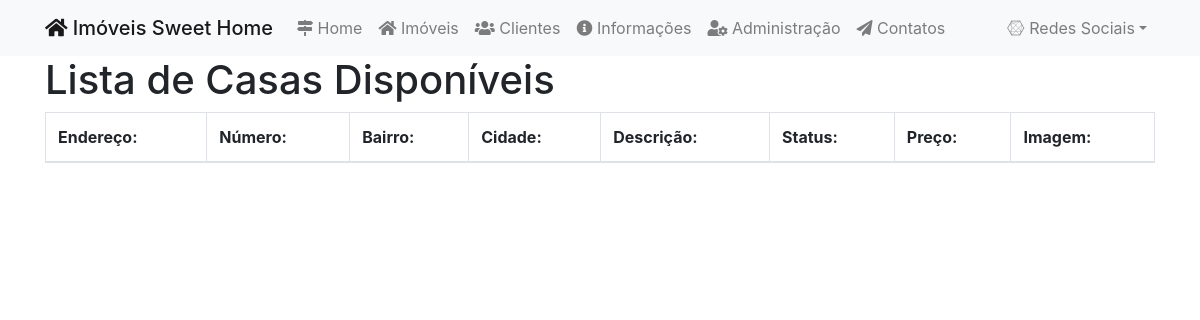
/imoveis.php, run on an earlier commit of the app's database.
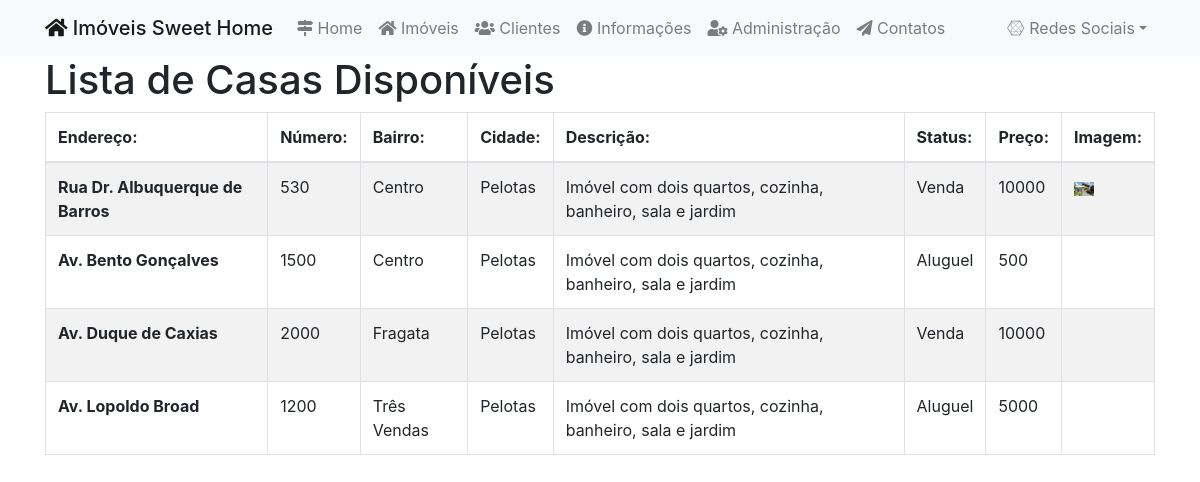
And on a later commit of the database.
### tables this page shows
CREATE TABLE `imoveis` (
  `id` int(11) NOT NULL,
  `endereco` varchar(200) NOT NULL,
  `numero` varchar(20) NOT NULL,
  `bairro` varchar(100) NOT NULL,
  `cidade` varchar(100) NOT NULL,
  `descricao` text NOT NULL,
  `status` varchar(50) NOT NULL,
  `preco` float NOT NULL,
  `imagem` varchar(200) NOT NULL
);

### imoveis.php (the view, shortened to what this page needs)
<?php
include 'includes/conexao.php';
?>
<!DOCTYPE html>
<html lang="pt-br">
<head>
    <link rel="stylesheet" href="css/bootstrap.min.css">
    <link rel="stylesheet" href="https://use.fontawesome.com/releases/v5.3.1/css/all.css">
</head>
<body>
    <nav class="navbar navbar-expand-lg navbar-light bg-light">
        <div class="container">
            <a href="index.php" class="navbar-brand h1 mb-0"><i class="fas fa-home"></i> Imóveis Sweet Home</a>
            <div class="collapse navbar-collapse" id="navbarSite">
                <ul class="navbar-nav mr-auto">
                    <li class="nav-item">
                        <a class="nav-link" href="index.php"><i class="fas fa-map-signs"></i> Home</a>
                    </li>
                    <li class="nav-item">
                        <a class="nav-link" href="imoveis.php"><i class="fas fa-home"></i> Imóveis</a>
                    </li>
                    <li class="nav-item">
                        <a class="nav-link" href="clientes.php"><i class="fas fa-users"></i> Clientes</a>
                    </li>
                    <li class="nav-item">
                        <a class="nav-link" href="#"><i class="fas fa-info-circle"></i> Informações</a>
                    </li>
                    <li class="nav-item">
                        <a class="nav-link" href="login/index.php"><i class="fas fa-user-cog"></i> Administração</a>
                    </li>
                    <li class="nav-item">
                        <a class="nav-link" href="contatos.php"><i class="fas fa-paper-plane"></i> Contatos</a>
                    </li>
                </ul>
                <ul class="navbar-nav ml-auto">
                    <li class="nav-item dropdown">
                        <a href="#" class="nav-link dropdown-toggle" data-toggle="dropdown" id="navDrop"><i class="fab fa-connectdevelop"></i> Redes Sociais</a>
                    </li>
                </ul>
            </div>
        </div>
    </nav>
    <link rel="stylesheet" href="../css/bootstrap.min.css">
    <div id="box_usuarios">
        <?php
        $sql = "SELECT * FROM imoveis WHERE endereco != ''";
        $result = mysqli_query($conexao, $sql);
        if (mysqli_num_rows($result) == '') {
            echo "<h2>Não existem imóveis cadastrados!!</h2>";
        } else {
            ?>
            <div class="container">
                <h1 class="page-header">Lista de Casas Disponíveis</h1>
                <div class="table-responsive">
                    <table class="table table-striped table-bordered table-hover">
                        <thead>
                            <tr>
                                <th>Endereço:</th>
                                <th>Número:</th>
                                <th>Bairro:</th>
                                <th>Cidade:</th>
                                <th>Descrição:</th>
                                <th>Status:</th>
                                <th>Preço:</th>
                                <th>Imagem:</th>
                            </tr>
                        </thead>
                        <tbody>
                            <?php
                                while ($res_1 = mysqli_fetch_array($result)) {
                                    $endereco = utf8_encode($res_1['endereco']);
                                    $numero = $res_1['numero'];
                                    $bairro = utf8_encode($res_1['bairro']);
                                    $cidade = utf8_encode($res_1['cidade']);
                                    $descricao = utf8_encode($res_1['descricao']);
                                    $status = utf8_encode($res_1['status']);
                                    $preco = $res_1['preco'];
                                    $imagem = $res_1['imagem'];
                                    ?>
                                <tr>
                                    <th><?php echo $endereco ?></th>
                                    <td><?php echo $numero ?></td>
                                    <td><?php echo $bairro ?></td>
                                    <td><?php echo $cidade ?></td>
                                    <td><?php echo $descricao ?></td>
                                    <td><?php echo $status ?></td>
                                    <td><?php echo $preco ?></td>
                                    <td><img src="login/imagens/<?php echo $imagem ?>" alt="" width="20px"></td>
                                </tr>
                            <?php
                                }
                                ?>
                        </tbody>
                    </table>
                </div>
            </div>
        <?php
        }
        ?>
    </div>
</body>
</html>

What changed in the data, as far as the page shows it:
added imoveis: endereco "Rua Dr. Albuquerque de Barros", numero "530", bairro "Centro", cidade "Pelotas", descricao "Imóvel com dois quartos, cozinha, banheiro, sala e jardim", status "Venda", preco "10000", imagem (picture)
added imoveis: endereco "Av. Bento Gonçalves", numero "1500", bairro "Centro", cidade "Pelotas", descricao "Imóvel com dois quartos, cozinha, banheiro, sala e jardim", status "Aluguel", preco "500"
added imoveis: endereco "Av. Duque de Caxias", numero "2000", bairro "Fragata", cidade "Pelotas", descricao "Imóvel com dois quartos, cozinha, banheiro, sala e jardim", status "Venda", preco "10000"
added imoveis: endereco "Av. Lopoldo Broad", numero "1200", bairro "Três Vendas", cidade "Pelotas", descricao "Imóvel com dois quartos, cozinha, banheiro, sala e jardim", status "Aluguel", preco "5000"
